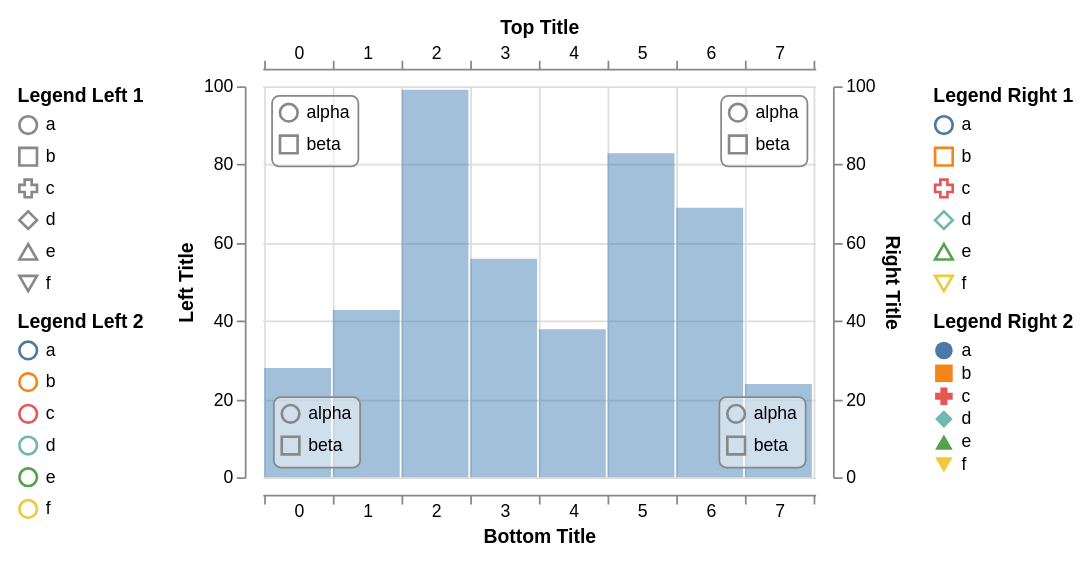

Write a Vega-Lite specification for this figure.
### Vega specification from a JSON file in a GitHub repository (floating-point values rounded to 4 significant figures)
{"$schema": "https://vega.github.io/schema/vega/v5.json", "width": 600, "height": 300, "padding": 10, "autosize": "fit", "config": {"axisBand": {"bandPosition": 1, "labelPadding": -1, "tickExtra": true, "tickOffset": 0}}, "signals": [{"name": "offset", "value": 10, "bind": {"input": "range", "min": -10, "max": 10, "step": 1}}, {"name": "active", "value": null, "on": [{"events": {"marktype": "rect", "type": "mouseover"}, "update": "datum"}, {"events": {"marktype": "rect", "type": "mouseout"}, "update": "null"}]}], "data": [{"name": "values", "values": [{"x": 0, "y": 28}, {"x": 1, "y": 43}, {"x": 2, "y": 99}, {"x": 3, "y": 56}, {"x": 4, "y": 38}, {"x": 5, "y": 83}, {"x": 6, "y": 69}, {"x": 7, "y": 24}]}], "scales": [{"name": "xscale", "type": "band", "range": [0, {"signal": "width"}], "round": true, "domain": {"data": "values", "field": "x"}}, {"name": "yscale", "type": "linear", "range": [{"signal": "height"}, 0], "round": true, "domain": {"data": "values", "field": "y"}, "zero": true, "nice": true}, {"name": "shapeScale", "type": "ordinal", "domain": ["a", "b", "c", "d", "e", "f"], "range": ["circle", "square", "cross", "diamond", "triangle-up", "triangle-down"]}, {"name": "colorScale", "type": "ordinal", "domain": ["a", "b", "c", "d", "e", "f"], "range": "category"}, {"name": "innerScale", "type": "ordinal", "domain": ["alpha", "beta"], "range": ["circle", "square"]}], "axes": [{"scale": "yscale", "orient": "left", "tickCount": 5, "grid": false, "domain": true, "title": "Left Title", "offset": {"signal": "offset"}}, {"scale": "yscale", "orient": "right", "tickCount": 5, "grid": true, "domain": true, "title": "Right Title", "offset": {"signal": "offset"}}, {"scale": "xscale", "orient": "top", "grid": false, "domain": true, "title": "Top Title", "offset": {"signal": "offset"}}, {"scale": "xscale", "orient": "bottom", "grid": true, "domain": true, "title": "Bottom Title", "offset": {"signal": "offset"}}], "legends": [{"shape": "shapeScale", "stroke": "colorScale", "title": "Legend Right 1"}, {"shape": "shapeScale", "fill": "colorScale", "orient": "right", "title": "Legend Right 2"}, {"shape": "shapeScale", "orient": "left", "title": "Legend Left 1"}, {"stroke": "colorScale", "orient": "left", "title": "Legend Left 2"}, {"shape": "innerScale", "orient": "top-left", "offset": 5, "padding": 4, "encode": {"legend": {"enter": {"fill": {"value": "#fff"}, "fillOpacity": {"value": 0.5}, "stroke": {"value": "#888"}, "cornerRadius": {"value": 4}}}}}, {"shape": "innerScale", "orient": "top-right", "offset": 5, "padding": 4, "encode": {"legend": {"enter": {"fill": {"value": "#fff"}, "fillOpacity": {"value": 0.5}, "stroke": {"value": "#888"}, "cornerRadius": {"value": 4}}}}}, {"shape": "innerScale", "orient": "bottom-left", "offset": 6, "padding": 4, "encode": {"legend": {"enter": {"fill": {"value": "#fff"}, "fillOpacity": {"value": 0.5}, "stroke": {"value": "#888"}, "cornerRadius": {"value": 4}}}}}, {"shape": "innerScale", "orient": "bottom-right", "offset": 6, "padding": 4, "encode": {"legend": {"interactive": true, "enter": {"fill": {"value": "#fff"}, "fillOpacity": {"value": 0.5}, "stroke": {"value": "#888"}, "cornerRadius": {"value": 4}}, "update": {"stroke": {"value": "#888"}}, "hover": {"stroke": {"value": "#f8f"}}}}}], "marks": [{"type": "rect", "from": {"data": "values"}, "encode": {"update": {"x": {"scale": "xscale", "field": "x"}, "width": {"scale": "xscale", "band": 1, "offset": -1}, "y": {"scale": "yscale", "field": "y"}, "y2": {"scale": "yscale", "value": 0}, "fill": {"value": "steelblue"}, "fillOpacity": {"value": 0.5}, "stroke": {"color": {"l": {"value": 50}, "a": {"value": 100}, "b": {"value": -20}}}, "strokeWidth": [{"test": "datum===active", "value": 5}, {"value": 0}]}}}]}
